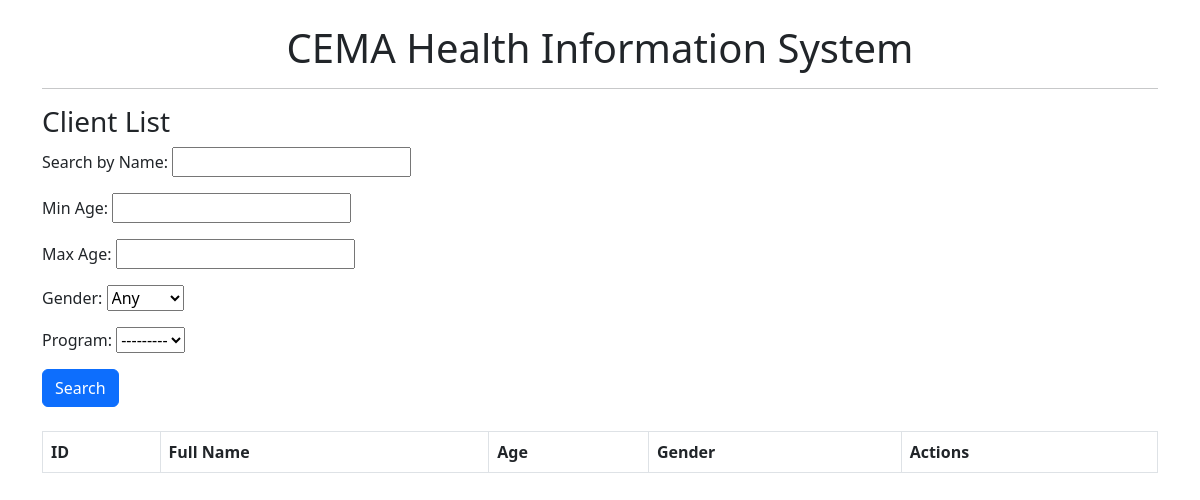
Before: /clients/ with the older database file.
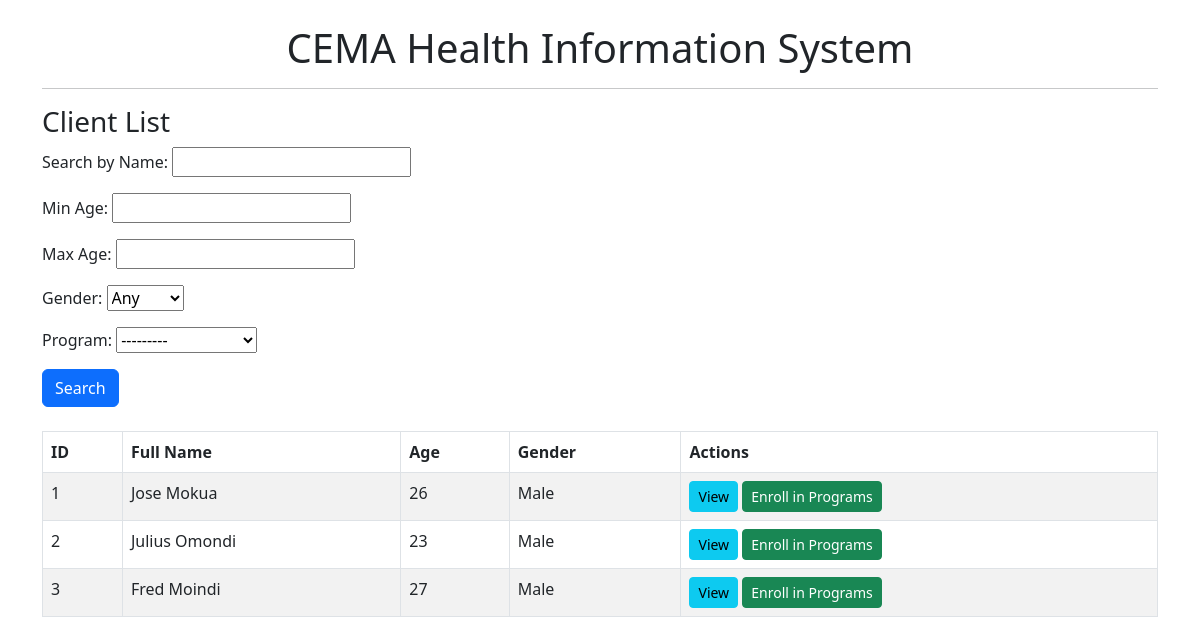
After: the same page with the newer database file.
### clients/models.py (models this page shows, shortened)
class Client(models.Model):
    GENDER_CHOICES = [
        ('M', 'Male'),
        ('F', 'Female'),
        ('O', 'Other'),
    ]
    full_name = models.CharField(max_length=100)
    age = models.PositiveIntegerField()
    gender = models.CharField(max_length=1, choices=GENDER_CHOICES)
    contact_info = models.CharField(max_length=255)

### clients/views.py (the view)
# urls.py: path('', client_list, name='client-list'),
def client_list(request):
    form = ClientSearchForm(request.GET)
    clients = Client.objects.all()
    if form.is_valid():
        query = form.cleaned_data.get('query')
        if query:
            clients = clients.filter(full_name__icontains=query)
        min_age = form.cleaned_data.get('min_age')
        max_age = form.cleaned_data.get('max_age')
        if min_age:
            clients = clients.filter(age__gte=min_age)
        if max_age:
            clients = clients.filter(age__lte=max_age)
        gender = form.cleaned_data.get('gender')
        if gender:
            clients = clients.filter(gender=gender)
        program = form.cleaned_data.get('program')
        if program:
            clients = clients.filter(enrollments__program=program)
    return render(request, 'clients/client_list.html', {'form': form, 'clients': clients})

### clients/forms.py
class ClientSearchForm(forms.Form):
    query = forms.CharField(required=False, label="Search by Name", max_length=100)
    min_age = forms.IntegerField(required=False, label="Min Age")
    max_age = forms.IntegerField(required=False, label="Max Age")
    gender = forms.ChoiceField(
        required=False,
        choices=[('', 'Any')] + Client.GENDER_CHOICES,
        label="Gender"
    )
    program = forms.ModelChoiceField(
        required=False,
        queryset=Program.objects.all(),
        label="Program"
    )

### programs/models.py (called while the page is built)
    def __str__(self):
        return self.name

### templates/clients/client_list.html (shortened to what this page needs)
{% extends 'base.html' %}
{% block content %}
<h3>Client List</h3>
<form method="GET" class="mb-4">
  {{ form.as_p }}
  <button type="submit" class="btn btn-primary">Search</button>
</form>
<table class="table table-striped table-bordered">
  <thead>
    <tr>
      <th>ID</th>
      <th>Full Name</th>
      <th>Age</th>
      <th>Gender</th>
      <th>Actions</th>
    </tr>
  </thead>
  <tbody>
    {% for client in clients %}
      <tr>
        <td>{{ client.id }}</td>
        <td>{{ client.full_name }}</td>
        <td>{{ client.age }}</td>
        <td>{{ client.get_gender_display }}</td>
        <td>
          <a href="{% url 'client-profile' client.id %}" class="btn btn-info btn-sm">View</a>
          <a href="{% url 'enroll-client' %}?client_id={{ client.id }}" class="btn btn-success btn-sm">Enroll in Programs</a>
        </td>
      </tr>
    {% endfor %}
  </tbody>
</table>
{% endblock %}

### templates/base.html (shortened to what this page needs)
<!DOCTYPE html>
<html lang="en">
<head>
  <link href="https://cdn.jsdelivr.net/npm/bootstrap@5.3.0/dist/css/bootstrap.min.css" rel="stylesheet">
</head>
<body>
  <div class="container mt-4">
    <h1 class="text-center">CEMA Health Information System</h1>
    <hr>
    {% block content %}{% endblock %}
  </div>
</body>
</html>

Changed rows visible on the page:
added Client: id "1", full_name "Jose Mokua", age "26", gender "Male"
added Client: id "2", full_name "Julius Omondi", age "23", gender "Male"
added Client: id "3", full_name "Fred Moindi", age "27", gender "Male"
